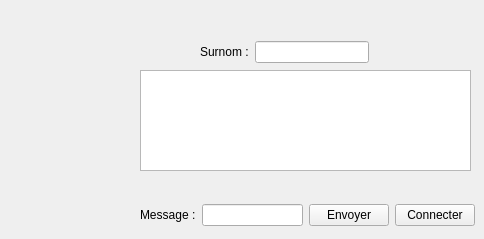
      <widget class="QWidget" name="tab_32">
       <attribute name="title">
        <string>Chat</string>
       </attribute>
       <widget class="QWidget" name="layoutWidget_7">
        <property name="geometry">
         <rect>
          <x>200</x>
          <y>40</y>
          <width>169</width>
          <height>24</height>
         </rect>
        </property>
        <layout class="QHBoxLayout" name="horizontalLayout_10">
         <item>
          <widget class="QLabel" name="label_93">
           <property name="text">
            <string>Surnom :</string>
           </property>
          </widget>
         </item>
         <item>
          <widget class="QLineEdit" name="surnom_4"/>
         </item>
        </layout>
       </widget>
       <widget class="QWidget" name="layoutWidget_8">
        <property name="geometry">
         <rect>
          <x>140</x>
          <y>200</y>
          <width>335</width>
          <height>30</height>
         </rect>
        </property>
        <layout class="QHBoxLayout" name="horizontalLayout_11">
         <item>
          <widget class="QLabel" name="label_94">
           <property name="text">
            <string>Message :</string>
           </property>
          </widget>
         </item>
         <item>
          <widget class="QLineEdit" name="message_chat_4"/>
         </item>
         <item>
          <widget class="QPushButton" name="envoyer_chat_4">
           <property name="text">
            <string>Envoyer</string>
           </property>
          </widget>
         </item>
         <item>
          <widget class="QPushButton" name="connecter_chat_4">
           <property name="text">
            <string>Connecter</string>
           </property>
          </widget>
         </item>
        </layout>
       </widget>
       <widget class="QTextEdit" name="textEdit_4">
        <property name="geometry">
         <rect>
          <x>140</x>
          <y>70</y>
          <width>331</width>
          <height>101</height>
         </rect>
        </property>
       </widget>
      </widget>
